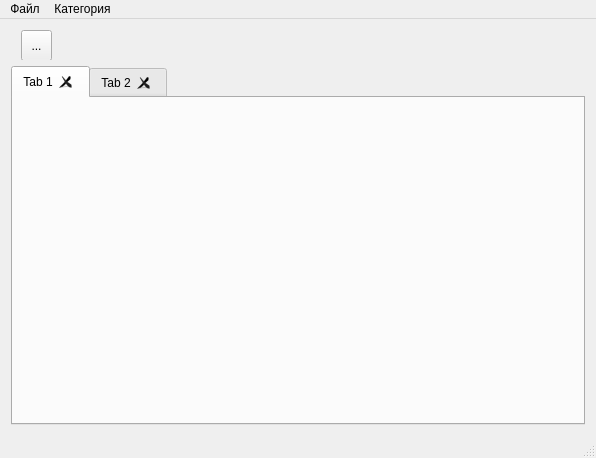
<?xml version="1.0" encoding="UTF-8"?>
<ui version="4.0">
 <class>MainWindow</class>
 <widget class="QMainWindow" name="MainWindow">
  <property name="geometry">
   <rect>
    <x>0</x>
    <y>0</y>
    <width>596</width>
    <height>458</height>
   </rect>
  </property>
  <property name="windowTitle">
   <string>MainWindow</string>
  </property>
  <widget class="QWidget" name="centralWidget">
   <layout class="QVBoxLayout" name="verticalLayout">
    <item>
     <widget class="QWidget" name="widget" native="true">
      <property name="sizePolicy">
       <sizepolicy hsizetype="Preferred" vsizetype="Fixed">
        <horstretch>0</horstretch>
        <verstretch>0</verstretch>
       </sizepolicy>
      </property>
      <property name="minimumSize">
       <size>
        <width>0</width>
        <height>30</height>
       </size>
      </property>
      <property name="styleSheet">
       <string notr="true"/>
      </property>
      <widget class="QToolButton" name="toolButton">
       <property name="geometry">
        <rect>
         <x>10</x>
         <y>0</y>
         <width>31</width>
         <height>31</height>
        </rect>
       </property>
       <property name="text">
        <string>...</string>
       </property>
      </widget>
     </widget>
    </item>
    <item>
     <widget class="QTabWidget" name="tabWidget">
      <property name="currentIndex">
       <number>0</number>
      </property>
      <property name="tabsClosable">
       <bool>true</bool>
      </property>
      <property name="movable">
       <bool>true</bool>
      </property>
      <widget class="QWidget" name="tab">
       <attribute name="title">
        <string>Tab 1</string>
       </attribute>
      </widget>
      <widget class="QWidget" name="tab_2">
       <attribute name="title">
        <string>Tab 2</string>
       </attribute>
      </widget>
     </widget>
    </item>
   </layout>
  </widget>
  <widget class="QMenuBar" name="menuBar">
   <property name="geometry">
    <rect>
     <x>0</x>
     <y>0</y>
     <width>596</width>
     <height>26</height>
    </rect>
   </property>
   <widget class="QMenu" name="menu">
    <property name="title">
     <string>Файл</string>
    </property>
    <addaction name="action"/>
    <addaction name="action_3"/>
    <addaction name="action_4"/>
    <addaction name="action_5"/>
    <addaction name="action_2"/>
   </widget>
   <widget class="QMenu" name="menu_2">
    <property name="title">
     <string>Категория</string>
    </property>
    <addaction name="action_6"/>
   </widget>
   <addaction name="menu"/>
   <addaction name="menu_2"/>
  </widget>
  <widget class="QStatusBar" name="statusBar"/>
  <action name="action">
   <property name="icon">
    <iconset resource="resourses.qrc">
     <normaloff>:/pic/images/new.png</normaloff>:/pic/images/new.png</iconset>
   </property>
   <property name="text">
    <string>Новый</string>
   </property>
   <property name="shortcut">
    <string>Ctrl+N</string>
   </property>
  </action>
  <action name="action_2">
   <property name="icon">
    <iconset resource="resourses.qrc">
     <normaloff>:/pic/images/exit.png</normaloff>:/pic/images/exit.png</iconset>
   </property>
   <property name="text">
    <string>Выход</string>
   </property>
   <property name="shortcut">
    <string>Ctrl+Q</string>
   </property>
  </action>
  <action name="action_3">
   <property name="icon">
    <iconset resource="resourses.qrc">
     <normaloff>:/pic/images/open.png</normaloff>:/pic/images/open.png</iconset>
   </property>
   <property name="text">
    <string>Открыть</string>
   </property>
   <property name="shortcut">
    <string>Ctrl+O</string>
   </property>
  </action>
  <action name="action_4">
   <property name="icon">
    <iconset resource="resourses.qrc">
     <normaloff>:/pic/images/save.png</normaloff>:/pic/images/save.png</iconset>
   </property>
   <property name="text">
    <string>Сохранить</string>
   </property>
   <property name="shortcut">
    <string>Ctrl+S</string>
   </property>
  </action>
  <action name="action_5">
   <property name="icon">
    <iconset resource="resourses.qrc">
     <normaloff>:/pic/images/save-as.png</normaloff>:/pic/images/save-as.png</iconset>
   </property>
   <property name="text">
    <string>Сохранить как..</string>
   </property>
   <property name="shortcut">
    <string>Ctrl+Shift+S</string>
   </property>
  </action>
  <action name="action_6">
   <property name="text">
    <string>Добавить</string>
   </property>
  </action>
 </widget>
 <layoutdefault spacing="6" margin="11"/>
 <resources>
  <include location="resourses.qrc"/>
 </resources>
 <connections/>
</ui>
